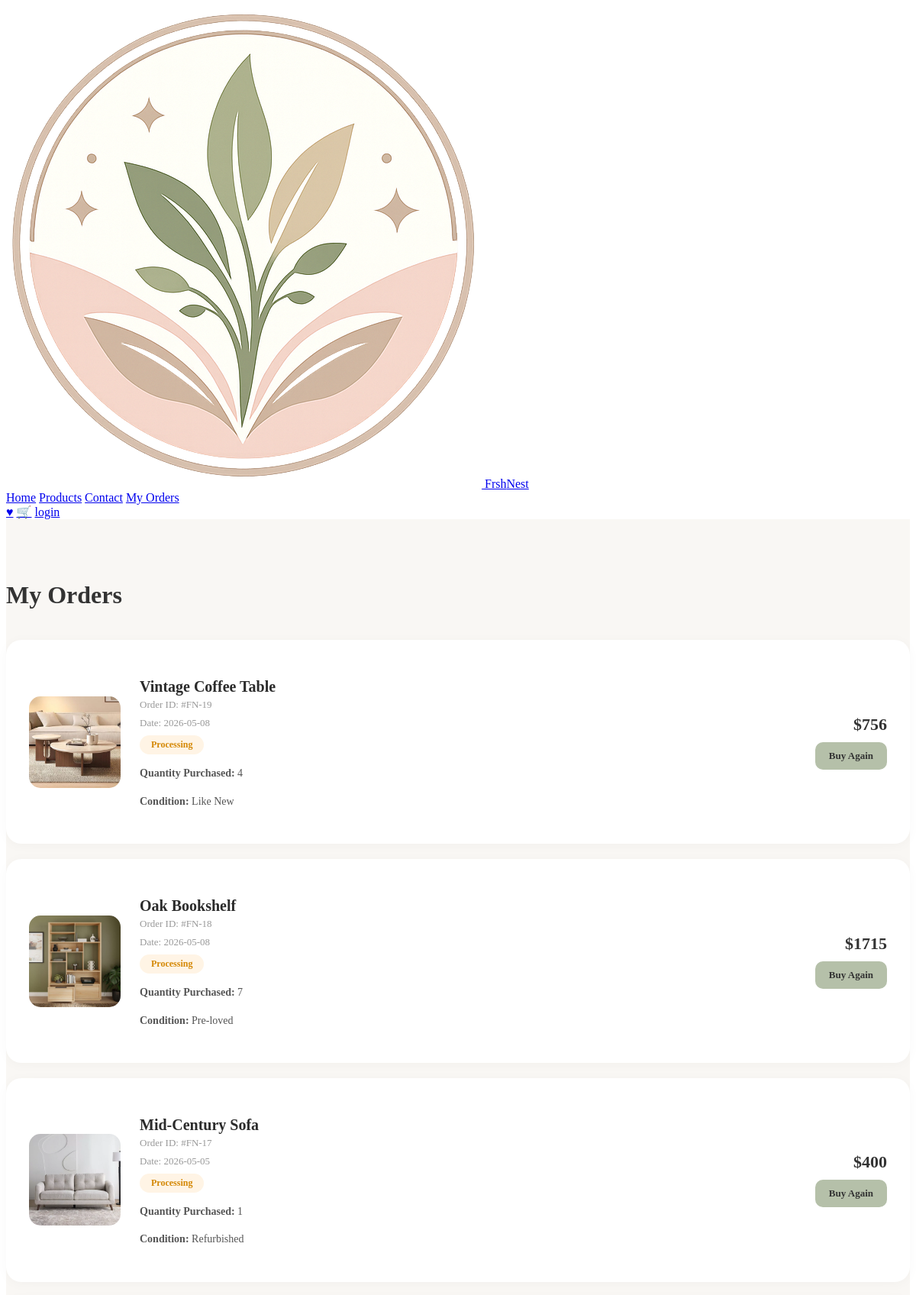
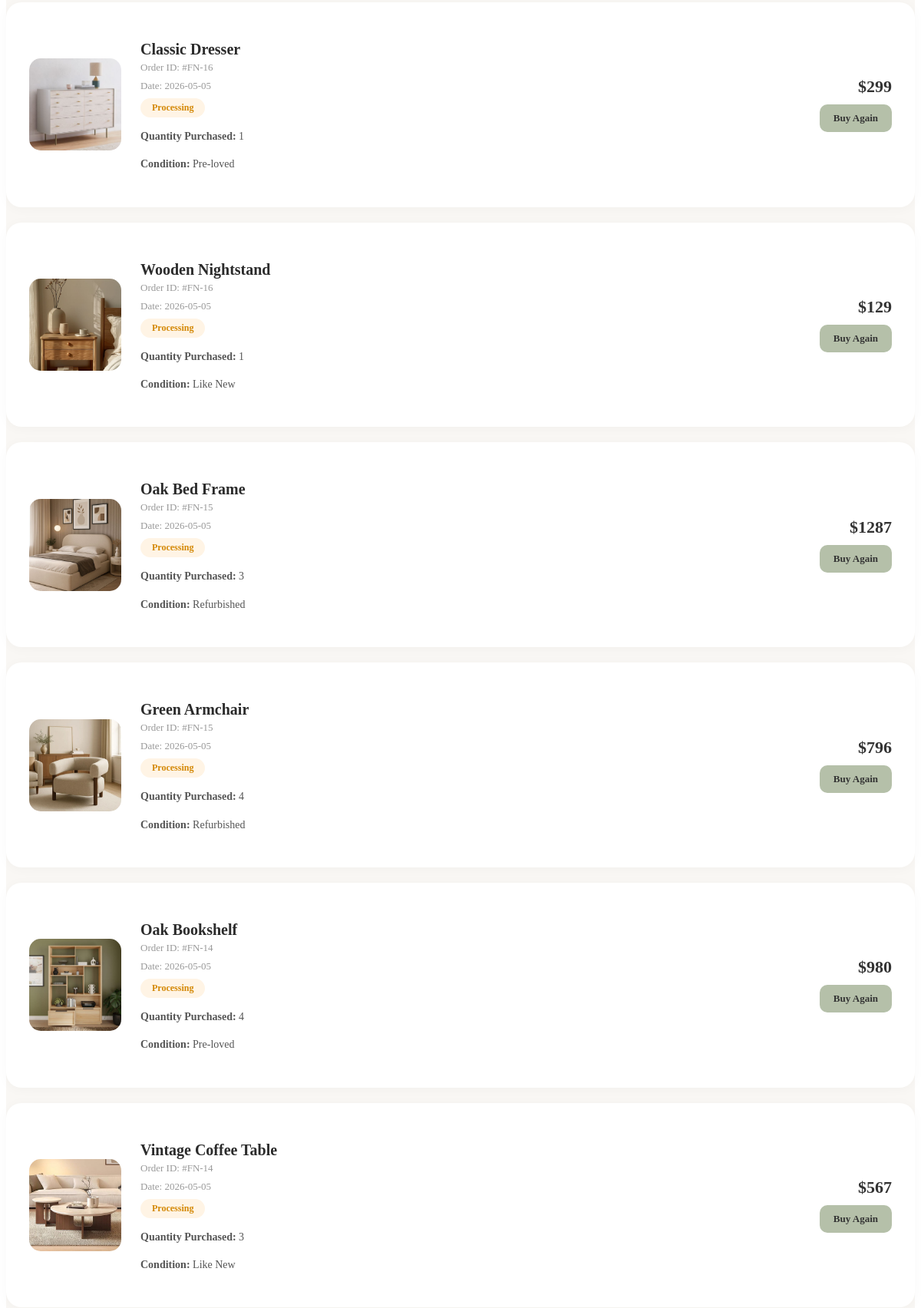
/orders.php (upper part), run on the app's committed database (2 pictures, top to bottom).
### tables this page shows
CREATE TABLE `order_items` (
  `order_item_id` int(11) NOT NULL,
  `order_id` int(11) DEFAULT NULL,
  `product_id` int(11) DEFAULT NULL,
  `quantity` int(11) DEFAULT NULL,
  `price` decimal(10,2) DEFAULT NULL
);

CREATE TABLE `products` (
  `product_id` int(11) NOT NULL,
  `name` varchar(100) DEFAULT NULL,
  `price` decimal(10,2) DEFAULT NULL,
  `image` varchar(255) DEFAULT NULL,
  `product_condition` varchar(50) DEFAULT NULL,
  `category_id` int(11) DEFAULT NULL,
  `stock` int(11) NOT NULL,
  `description` text NOT NULL
);

CREATE TABLE `orders` (
  `order_id` int(11) NOT NULL,
  `user_id` int(11) DEFAULT NULL,
  `order_date` date DEFAULT NULL,
  `total_price` decimal(10,2) DEFAULT NULL
);

### orders.php (the view, shortened to what this page needs)
<?php
$fav_count = 0;
$user_id = $_SESSION['user_id'];
$query = "SELECT orders.order_id, orders.order_date, orders.total_price,
                 products.product_id, products.name, products.image, products.product_condition,
                 order_items.quantity, order_items.price
          FROM orders
          JOIN order_items ON orders.order_id = order_items.order_id
          JOIN products ON order_items.product_id = products.product_id
          WHERE orders.user_id = $user_id
          ORDER BY orders.order_id DESC";
$result = mysqli_query($conn, $query);
?>
<html lang="en">
<head>
<link rel="stylesheet" href="css/style.css" />
</head>
<body>
<header class="header">
<div class="container row">
<a class="brand" href="index.php">
<img src="images/logo.png" alt="FreshNest Logo">
<span class="name"><span class="fresh">Frsh</span><span class="nest">Nest</span></span>
</a>
<nav class="nav">
<a href="index.php">Home</a>
<a href="products.php">Products</a>
<a href="contact.php">Contact</a>
<a href="orders.php">My Orders</a>
</nav>
<div class="header-right">
<a class="header-fav" href="favorites.php">♥<?php if ($fav_count > 0) { ?><span class="fav-count"><?php echo $fav_count; ?></span><?php } ?></a>
<a class="icon-btn" href="cart.php">🛒</a>
<a class="login-link" href="login.php">login</a>
</div>
</div>
</header>
<main class="orders-wrapper">
<div class="container">
<div class="page-title-section">
<h1>My Orders</h1>
</div>
<?php
if ($result && mysqli_num_rows($result) > 0) {
    while ($row = mysqli_fetch_row($result)) {
        $order_id = $row[0];
        $order_date = $row[1];
        $product_id = $row[3];
        $product_name = $row[4];
        $image = $row[5];
        $condition = $row[6];
        $quantity = $row[7];
        $price = $row[8];
        $subtotal = $quantity * $price;
?>
<div class="order-card">
<div class="item-box">
<img src="<?php echo $image; ?>" alt="<?php echo $product_name; ?>">
<div class="item-details">
<h3><?php echo $product_name; ?></h3>
<span class="order-id-text">Order ID: #FN-<?php echo $order_id; ?></span>
<span class="order-id-text">Date: <?php echo $order_date; ?></span>
<span class="status-badge proc">Processing</span>
<div class="order-details">
<p><strong>Quantity Purchased:</strong> <?php echo $quantity; ?></p>
<p><strong>Condition:</strong> <?php echo $condition; ?></p>
</div>
</div>
</div>
<div class="action-section">
<span class="item-price">$<?php echo $subtotal; ?></span><br>
<a href="product-details.php?product_id=<?php echo $product_id; ?>" class="btn-action">Buy Again</a>
</div>
</div>
<?php
    }
} else {
    echo "<p>No orders found.</p>";
}
?>
</div>
</main>
</body>
</html>

### orders.php (style rules this page uses)
.orders-wrapper { padding: 60px 0; background-color: #f9f7f4; min-height: 80vh; }
.page-title-section { margin-bottom: 40px; }
.page-title-section h1 { font-size: 32px; color: #333; }
.order-card { background: #ffffff; border-radius: 20px; padding: 30px; margin-bottom: 20px; display: flex; justify-content: space-between; align-items: center; box-shadow: 0 2px 15px rgba(0,0,0,0.03); }
.item-box { display: flex; align-items: center; gap: 25px; }
.item-box img { width: 120px; height: 120px; border-radius: 15px; object-fit: cover; }
.item-details h3 { font-size: 20px; color: #2b2b2b; margin-bottom: 4px; }
.order-id-text { color: #999; font-size: 13px; margin-bottom: 8px; display: block; }
.status-badge { display: inline-block; padding: 5px 15px; border-radius: 50px; font-size: 12px; font-weight: bold; }
.proc { background: #fff4e5; color: #d48806; }
.action-section { text-align: right; }
.item-price { font-size: 22px; font-weight: bold; color: #333; }
.order-details { margin-top: 10px; font-size: 14px; color: #555; line-height: 1.6; }
.btn-action { background-color: #b5c0a9; color: #333 !important; border: none; padding: 10px 18px; border-radius: 10px; font-weight: 600; text-decoration: none; font-size: 13px; display: inline-block; margin-top: 10px; }

### data on the page
order_items: product.image (picture), product.name "Vintage Coffee Table", order.order_id "19", order.order_date "2026-05-08", quantity "4", product.product_condition "Like New", subtotal "756"
order_items: product.image (picture), product.name "Oak Bookshelf", order.order_id "18", order.order_date "2026-05-08", quantity "7", product.product_condition "Pre-loved", subtotal "1715"
order_items: product.image (picture), product.name "Mid-Century Sofa", order.order_id "17", order.order_date "2026-05-05", quantity "1", product.product_condition "Refurbished", subtotal "400"
order_items: product.image (picture), product.name "Classic Dresser", order.order_id "16", order.order_date "2026-05-05", quantity "1", product.product_condition "Pre-loved", subtotal "299"
order_items: product.image (picture), product.name "Wooden Nightstand", order.order_id "16", order.order_date "2026-05-05", quantity "1", product.product_condition "Like New", subtotal "129"
order_items: product.image (picture), product.name "Oak Bed Frame", order.order_id "15", order.order_date "2026-05-05", quantity "3", product.product_condition "Refurbished", subtotal "1287"
order_items: product.image (picture), product.name "Green Armchair", order.order_id "15", order.order_date "2026-05-05", quantity "4", product.product_condition "Refurbished", subtotal "796"
order_items: product.image (picture), product.name "Oak Bookshelf", order.order_id "14", order.order_date "2026-05-05", quantity "4", product.product_condition "Pre-loved", subtotal "980"
order_items: product.image (picture), product.name "Vintage Coffee Table", order.order_id "14", order.order_date "2026-05-05", quantity "3", product.product_condition "Like New", subtotal "567"
